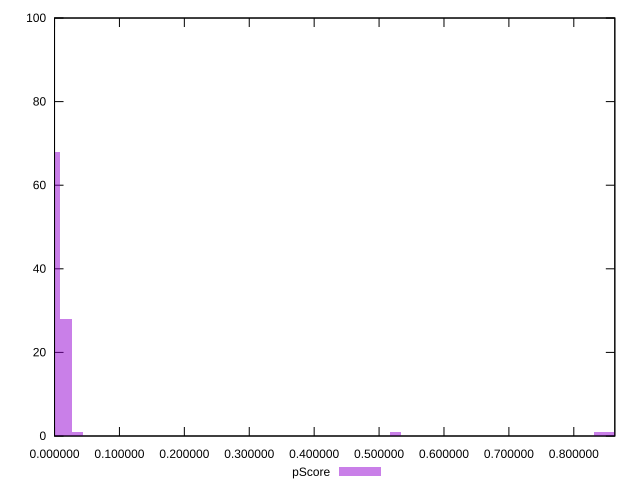

This chart was generated by the following gnuplot code:
reset

$pScore <<EOF
0.017506349985972124 28
0.8578111493126341 1
0 68
0.03501269997194425 1
0.5251904995791637 1
0.8403047993266619 1
EOF

set key outside below
set boxwidth 0.017506349985972124
set xrange [0.0000074795836795815696:0.8631900779561363]
set yrange [0:100]
set trange [0:100]
set style fill transparent solid 0.5 noborder
set terminal svg size 640, 490 enhanced background rgb 'white'
set output "report/report_00029_2021-02-24T13-36-40.390Z/max-potential-fid/samples/music/pScore/histogram.svg"

plot $pScore title "pScore" with boxes

reset
